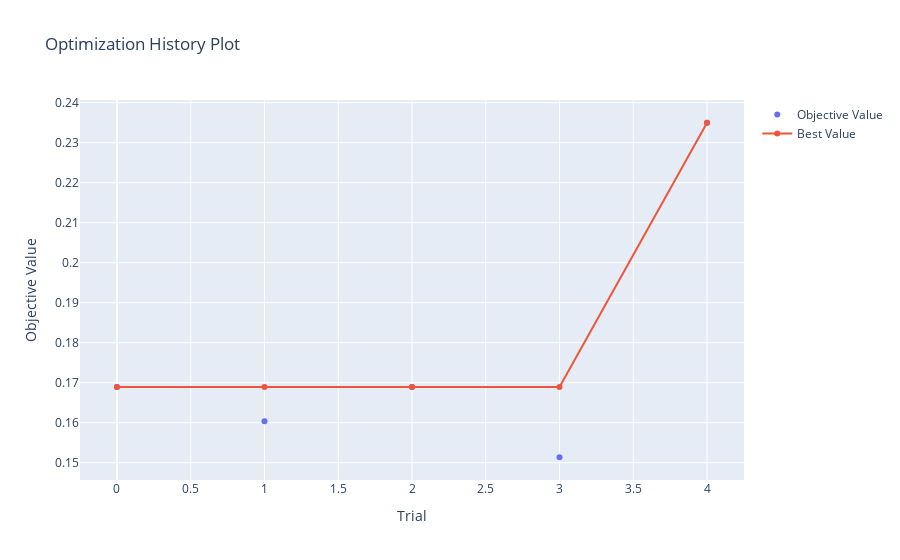

This figure's notebook cell:
### Code cell
optuna.visualization.plot_optimization_history(study)

### Figure 1 — Plotly figure (JSON) as saved in the notebook; plotly's stock layout.template omitted (floating-point values rounded to 4 significant figures)
{"data": [{"mode": "markers", "name": "Objective Value", "type": "scatter", "x": [0, 1, 2, 3, 4], "y": [0.1689, 0.1604, 0.169, 0.1514, 0.235]}, {"name": "Best Value", "type": "scatter", "x": [0, 1, 2, 3, 4], "y": [0.1689, 0.1689, 0.169, 0.169, 0.235]}], "layout": {"title": {"text": "Optimization History Plot"}, "xaxis": {"title": {"text": "Trial"}}, "yaxis": {"title": {"text": "Objective Value"}}}}
